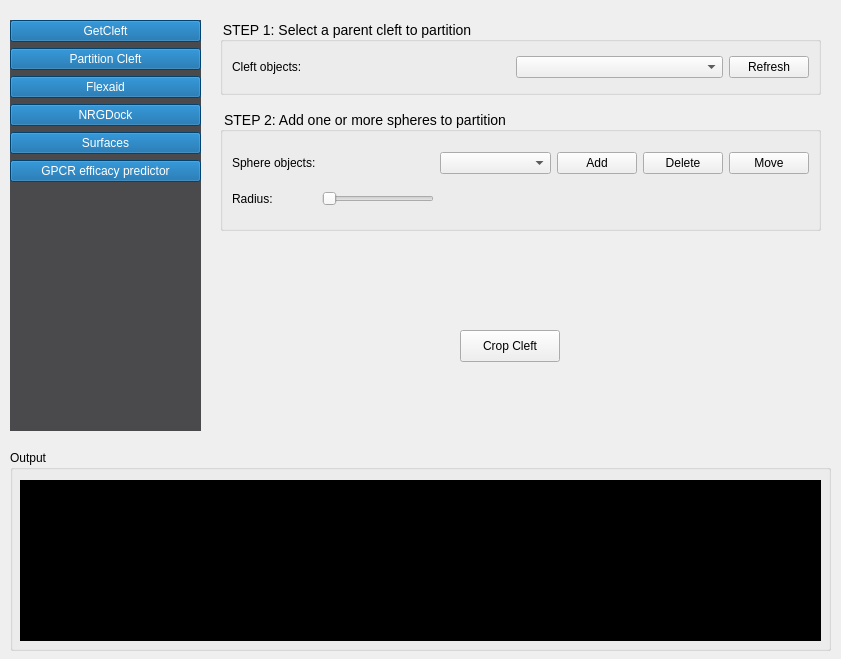
<?xml version="1.0" encoding="UTF-8"?>
<ui version="4.0">
 <class>Form</class>
 <widget class="QWidget" name="Form">
  <property name="geometry">
   <rect>
    <x>0</x>
    <y>0</y>
    <width>841</width>
    <height>659</height>
   </rect>
  </property>
  <property name="windowTitle">
   <string>NRGSuite_Qt v1.0</string>
  </property>
  <property name="autoFillBackground">
   <bool>false</bool>
  </property>
  <widget class="QWidget" name="verticalWidget" native="true">
   <property name="geometry">
    <rect>
     <x>10</x>
     <y>20</y>
     <width>191</width>
     <height>411</height>
    </rect>
   </property>
   <property name="styleSheet">
    <string notr="true">QWidget{
	background-color:rgb(74, 73, 75)
}
QPushButton{
	background-color: rgb(0,92,157);
	color:rgb(255, 255, 255)
}
QPushButton:checked{
	background-color: rgb(74, 73, 75);
	color:rgb(255, 255, 255)
}</string>
   </property>
   <layout class="QVBoxLayout" name="verticalLayout_2">
    <item>
     <widget class="QPushButton" name="button_getcleft">
      <property name="styleSheet">
       <string notr="true"/>
      </property>
      <property name="text">
       <string>GetCleft</string>
      </property>
      <property name="checkable">
       <bool>true</bool>
      </property>
      <property name="checked">
       <bool>false</bool>
      </property>
      <property name="autoExclusive">
       <bool>true</bool>
      </property>
     </widget>
    </item>
    <item>
     <widget class="QPushButton" name="button_partition_cleft">
      <property name="text">
       <string>Partition Cleft</string>
      </property>
      <property name="checkable">
       <bool>true</bool>
      </property>
      <property name="autoExclusive">
       <bool>true</bool>
      </property>
     </widget>
    </item>
    <item>
     <widget class="QPushButton" name="button_flexaid">
      <property name="text">
       <string>Flexaid</string>
      </property>
      <property name="checkable">
       <bool>true</bool>
      </property>
      <property name="autoExclusive">
       <bool>true</bool>
      </property>
     </widget>
    </item>
    <item>
     <widget class="QPushButton" name="button_nrgdock">
      <property name="text">
       <string>NRGDock</string>
      </property>
      <property name="checkable">
       <bool>true</bool>
      </property>
      <property name="autoExclusive">
       <bool>true</bool>
      </property>
     </widget>
    </item>
    <item>
     <widget class="QPushButton" name="button_Surfaces">
      <property name="text">
       <string>Surfaces</string>
      </property>
      <property name="checkable">
       <bool>true</bool>
      </property>
      <property name="autoExclusive">
       <bool>true</bool>
      </property>
     </widget>
    </item>
    <item>
     <widget class="QPushButton" name="button_gpcr">
      <property name="text">
       <string>GPCR efficacy predictor</string>
      </property>
      <property name="checkable">
       <bool>true</bool>
      </property>
      <property name="autoExclusive">
       <bool>true</bool>
      </property>
     </widget>
    </item>
    <item>
     <spacer name="verticalSpacer">
      <property name="orientation">
       <enum>Qt::Vertical</enum>
      </property>
      <property name="sizeHint" stdset="0">
       <size>
        <width>20</width>
        <height>40</height>
       </size>
      </property>
     </spacer>
    </item>
   </layout>
  </widget>
  <widget class="QGroupBox" name="groupBox">
   <property name="geometry">
    <rect>
     <x>10</x>
     <y>450</y>
     <width>821</width>
     <height>201</height>
    </rect>
   </property>
   <property name="title">
    <string>Output</string>
   </property>
   <widget class="QTextBrowser" name="output_box">
    <property name="geometry">
     <rect>
      <x>10</x>
      <y>30</y>
      <width>801</width>
      <height>161</height>
     </rect>
    </property>
    <property name="styleSheet">
     <string notr="true">background-color: rgb(0, 0, 0);
color:rgb(255, 255, 255);</string>
    </property>
   </widget>
  </widget>
  <widget class="QStackedWidget" name="stackedWidget">
   <property name="geometry">
    <rect>
     <x>200</x>
     <y>0</y>
     <width>631</width>
     <height>441</height>
    </rect>
   </property>
   <property name="currentIndex">
    <number>1</number>
   </property>
   <widget class="QWidget" name="page_3">
    <widget class="QGroupBox" name="groupBox_2">
     <property name="geometry">
      <rect>
       <x>20</x>
       <y>20</y>
       <width>601</width>
       <height>75</height>
      </rect>
     </property>
     <property name="styleSheet">
      <string notr="true">QGroupBox{
font-size:14px;
}</string>
     </property>
     <property name="title">
      <string>Select a structure</string>
     </property>
     <layout class="QGridLayout" name="gridLayout">
      <item row="0" column="1">
       <widget class="QComboBox" name="cleft_select_object"/>
      </item>
      <item row="0" column="0">
       <widget class="QLabel" name="label_27">
        <property name="text">
         <string>&lt;html&gt;&lt;head/&gt;&lt;body&gt;&lt;p&gt;PyMOL objects/selections: &lt;/p&gt;&lt;/body&gt;&lt;/html&gt;</string>
        </property>
       </widget>
      </item>
      <item row="0" column="2">
       <widget class="QPushButton" name="cleft_button_refresh">
        <property name="text">
         <string>Refresh</string>
        </property>
       </widget>
      </item>
     </layout>
    </widget>
    <widget class="QGroupBox" name="groupBox_3">
     <property name="geometry">
      <rect>
       <x>20</x>
       <y>110</y>
       <width>601</width>
       <height>281</height>
      </rect>
     </property>
     <property name="styleSheet">
      <string notr="true">QGroupBox{
font-size:14px;
}</string>
     </property>
     <property name="title">
      <string>Parameterisation</string>
     </property>
     <widget class="QLabel" name="label_24">
      <property name="geometry">
       <rect>
        <x>17</x>
        <y>162</y>
        <width>155</width>
        <height>16</height>
       </rect>
      </property>
      <property name="text">
       <string>&lt;html&gt;&lt;head/&gt;&lt;body&gt;&lt;p&gt;Number of clefts to show:&lt;/p&gt;&lt;/body&gt;&lt;/html&gt;</string>
      </property>
     </widget>
     <widget class="QLineEdit" name="input_max_cleft_show">
      <property name="geometry">
       <rect>
        <x>269</x>
        <y>162</y>
        <width>125</width>
        <height>21</height>
       </rect>
      </property>
      <property name="text">
       <string>5</string>
      </property>
      <property name="alignment">
       <set>Qt::AlignCenter</set>
      </property>
     </widget>
     <widget class="QLabel" name="label_29">
      <property name="geometry">
       <rect>
        <x>420</x>
        <y>100</y>
        <width>32</width>
        <height>16</height>
       </rect>
      </property>
      <property name="text">
       <string>&lt;html&gt;&lt;head/&gt;&lt;body&gt;&lt;p&gt;Max: &lt;/p&gt;&lt;/body&gt;&lt;/html&gt;</string>
      </property>
     </widget>
     <widget class="QLabel" name="label_25">
      <property name="geometry">
       <rect>
        <x>17</x>
        <y>100</y>
        <width>112</width>
        <height>16</height>
       </rect>
      </property>
      <property name="text">
       <string>&lt;html&gt;&lt;head/&gt;&lt;body&gt;&lt;p&gt;Insert sphere radii:&lt;/p&gt;&lt;/body&gt;&lt;/html&gt;</string>
      </property>
     </widget>
     <widget class="QLineEdit" name="input_min_radii">
      <property name="geometry">
       <rect>
        <x>269</x>
        <y>100</y>
        <width>125</width>
        <height>21</height>
       </rect>
      </property>
      <property name="text">
       <string>1.50</string>
      </property>
      <property name="alignment">
       <set>Qt::AlignCenter</set>
      </property>
     </widget>
     <widget class="QLabel" name="label_26">
      <property name="geometry">
       <rect>
        <x>17</x>
        <y>131</y>
        <width>199</width>
        <height>16</height>
       </rect>
      </property>
      <property name="text">
       <string>&lt;html&gt;&lt;head/&gt;&lt;body&gt;&lt;p&gt;Residue in contact (e.g. ALA13A):&lt;/p&gt;&lt;/body&gt;&lt;/html&gt;</string>
      </property>
     </widget>
     <widget class="QLineEdit" name="input_residue_in_contact">
      <property name="geometry">
       <rect>
        <x>269</x>
        <y>131</y>
        <width>125</width>
        <height>21</height>
       </rect>
      </property>
      <property name="alignment">
       <set>Qt::AlignCenter</set>
      </property>
     </widget>
     <widget class="QLabel" name="label_28">
      <property name="geometry">
       <rect>
        <x>230</x>
        <y>100</y>
        <width>29</width>
        <height>16</height>
       </rect>
      </property>
      <property name="text">
       <string>&lt;html&gt;&lt;head/&gt;&lt;body&gt;&lt;p&gt;Min: &lt;/p&gt;&lt;/body&gt;&lt;/html&gt;</string>
      </property>
     </widget>
     <widget class="QLineEdit" name="input_max_radii">
      <property name="geometry">
       <rect>
        <x>470</x>
        <y>100</y>
        <width>125</width>
        <height>21</height>
       </rect>
      </property>
      <property name="text">
       <string>4.00</string>
      </property>
      <property name="alignment">
       <set>Qt::AlignCenter</set>
      </property>
     </widget>
    </widget>
    <widget class="QWidget" name="horizontalLayoutWidget">
     <property name="geometry">
      <rect>
       <x>20</x>
       <y>400</y>
       <width>601</width>
       <height>41</height>
      </rect>
     </property>
     <layout class="QHBoxLayout" name="horizontalLayout">
      <item>
       <widget class="QPushButton" name="button_start">
        <property name="sizePolicy">
         <sizepolicy hsizetype="Expanding" vsizetype="Fixed">
          <horstretch>0</horstretch>
          <verstretch>0</verstretch>
         </sizepolicy>
        </property>
        <property name="styleSheet">
         <string notr="true"/>
        </property>
        <property name="text">
         <string>Start</string>
        </property>
        <property name="default">
         <bool>true</bool>
        </property>
       </widget>
      </item>
      <item>
       <spacer name="horizontalSpacer">
        <property name="orientation">
         <enum>Qt::Horizontal</enum>
        </property>
        <property name="sizeHint" stdset="0">
         <size>
          <width>40</width>
          <height>20</height>
         </size>
        </property>
       </spacer>
      </item>
      <item>
       <widget class="QPushButton" name="button_hide">
        <property name="text">
         <string>Hide</string>
        </property>
        <property name="checkable">
         <bool>true</bool>
        </property>
       </widget>
      </item>
      <item>
       <widget class="QPushButton" name="pushButton">
        <property name="text">
         <string>Clear</string>
        </property>
       </widget>
      </item>
     </layout>
    </widget>
   </widget>
   <widget class="QWidget" name="page">
    <widget class="QGroupBox" name="groupBox_6">
     <property name="geometry">
      <rect>
       <x>20</x>
       <y>20</y>
       <width>601</width>
       <height>75</height>
      </rect>
     </property>
     <property name="styleSheet">
      <string notr="true">QGroupBox{
font-size:14px;
}</string>
     </property>
     <property name="title">
      <string>STEP 1: Select a parent cleft to partition</string>
     </property>
     <layout class="QHBoxLayout" name="horizontalLayout_5">
      <item>
       <widget class="QLabel" name="label_36">
        <property name="text">
         <string>&lt;html&gt;&lt;head/&gt;&lt;body&gt;&lt;p&gt;Cleft objects:&lt;/p&gt;&lt;/body&gt;&lt;/html&gt;</string>
        </property>
       </widget>
      </item>
      <item>
       <spacer name="horizontalSpacer_3">
        <property name="orientation">
         <enum>Qt::Horizontal</enum>
        </property>
        <property name="sizeHint" stdset="0">
         <size>
          <width>40</width>
          <height>20</height>
         </size>
        </property>
       </spacer>
      </item>
      <item>
       <widget class="QComboBox" name="cleft_partition_select_object">
        <property name="sizePolicy">
         <sizepolicy hsizetype="MinimumExpanding" vsizetype="Fixed">
          <horstretch>0</horstretch>
          <verstretch>0</verstretch>
         </sizepolicy>
        </property>
       </widget>
      </item>
      <item>
       <widget class="QPushButton" name="cleft_partition_button_refresh">
        <property name="text">
         <string>Refresh</string>
        </property>
       </widget>
      </item>
     </layout>
    </widget>
    <widget class="QGroupBox" name="groupBox_7">
     <property name="geometry">
      <rect>
       <x>20</x>
       <y>110</y>
       <width>601</width>
       <height>121</height>
      </rect>
     </property>
     <property name="styleSheet">
      <string notr="true">QGroupBox{
font-size:14px;
}</string>
     </property>
     <property name="title">
      <string>STEP 2: Add one or more spheres to partition</string>
     </property>
     <layout class="QGridLayout" name="gridLayout_7">
      <item row="0" column="5">
       <widget class="QPushButton" name="cleft_partition_button_delete">
        <property name="text">
         <string>Delete</string>
        </property>
       </widget>
      </item>
      <item row="0" column="6">
       <widget class="QPushButton" name="cleft_partition_button_move">
        <property name="text">
         <string>Move</string>
        </property>
       </widget>
      </item>
      <item row="0" column="2">
       <spacer name="horizontalSpacer_2">
        <property name="orientation">
         <enum>Qt::Horizontal</enum>
        </property>
        <property name="sizeHint" stdset="0">
         <size>
          <width>40</width>
          <height>20</height>
         </size>
        </property>
       </spacer>
      </item>
      <item row="0" column="3">
       <widget class="QComboBox" name="partition_sphere_select">
        <property name="sizePolicy">
         <sizepolicy hsizetype="MinimumExpanding" vsizetype="Fixed">
          <horstretch>0</horstretch>
          <verstretch>0</verstretch>
         </sizepolicy>
        </property>
       </widget>
      </item>
      <item row="0" column="4">
       <widget class="QPushButton" name="cleft_partition_button_add">
        <property name="text">
         <string>Add</string>
        </property>
       </widget>
      </item>
      <item row="0" column="0">
       <widget class="QLabel" name="label">
        <property name="text">
         <string>Sphere objects:</string>
        </property>
       </widget>
      </item>
      <item row="1" column="0">
       <widget class="QLabel" name="label_2">
        <property name="text">
         <string>Radius:</string>
        </property>
       </widget>
      </item>
      <item row="1" column="2">
       <widget class="QSlider" name="cleft_partition_radius_slider">
        <property name="enabled">
         <bool>false</bool>
        </property>
        <property name="minimum">
         <number>50</number>
        </property>
        <property name="maximum">
         <number>100</number>
        </property>
        <property name="singleStep">
         <number>10</number>
        </property>
        <property name="orientation">
         <enum>Qt::Horizontal</enum>
        </property>
       </widget>
      </item>
     </layout>
    </widget>
    <widget class="QPushButton" name="cleft_partition_crop_button">
     <property name="geometry">
      <rect>
       <x>260</x>
       <y>330</y>
       <width>100</width>
       <height>32</height>
      </rect>
     </property>
     <property name="text">
      <string>Crop Cleft</string>
     </property>
    </widget>
   </widget>
   <widget class="QWidget" name="page_4">
    <widget class="QTabWidget" name="tabWidget_3">
     <property name="geometry">
      <rect>
       <x>10</x>
       <y>5</y>
       <width>621</width>
       <height>425</height>
      </rect>
     </property>
     <property name="acceptDrops">
      <bool>false</bool>
     </property>
     <property name="layoutDirection">
      <enum>Qt::LeftToRight</enum>
     </property>
     <property name="tabPosition">
      <enum>QTabWidget::North</enum>
     </property>
     <property name="tabShape">
      <enum>QTabWidget::Rounded</enum>
     </property>
     <property name="currentIndex">
      <number>1</number>
     </property>
     <property name="usesScrollButtons">
      <bool>false</bool>
     </property>
     <property name="tabsClosable">
      <bool>false</bool>
     </property>
     <widget class="QWidget" name="tab_5">
      <attribute name="title">
       <string>Settings</string>
      </attribute>
      <widget class="QWidget" name="formLayoutWidget">
       <property name="geometry">
        <rect>
         <x>100</x>
         <y>-1</y>
         <width>411</width>
         <height>401</height>
        </rect>
       </property>
       <layout class="QFormLayout" name="formLayout">
        <item row="0" column="0">
         <spacer name="verticalSpacer_3">
          <property name="orientation">
           <enum>Qt::Vertical</enum>
          </property>
          <property name="sizeHint" stdset="0">
           <size>
            <width>20</width>
            <height>40</height>
           </size>
          </property>
         </spacer>
        </item>
        <item row="1" column="0">
         <widget class="QLabel" name="label_31">
          <property name="text">
           <string>&lt;html&gt;&lt;head/&gt;&lt;body&gt;&lt;p&gt;Number of chromosomes:&lt;/p&gt;&lt;/body&gt;&lt;/html&gt;</string>
          </property>
         </widget>
        </item>
        <item row="1" column="1">
         <widget class="QLineEdit" name="input_num_chromosomes">
          <property name="text">
           <string>500</string>
          </property>
          <property name="alignment">
           <set>Qt::AlignCenter</set>
          </property>
         </widget>
        </item>
        <item row="2" column="0">
         <widget class="QLabel" name="label_32">
          <property name="text">
           <string>&lt;html&gt;&lt;head/&gt;&lt;body&gt;&lt;p&gt;Number of generations:&lt;/p&gt;&lt;/body&gt;&lt;/html&gt;</string>
          </property>
         </widget>
        </item>
        <item row="2" column="1">
         <widget class="QLineEdit" name="input_num_generations">
          <property name="text">
           <string>500</string>
          </property>
          <property name="alignment">
           <set>Qt::AlignCenter</set>
          </property>
         </widget>
        </item>
        <item row="3" column="0">
         <spacer name="verticalSpacer_4">
          <property name="orientation">
           <enum>Qt::Vertical</enum>
          </property>
          <property name="sizeHint" stdset="0">
           <size>
            <width>20</width>
            <height>40</height>
           </size>
          </property>
         </spacer>
        </item>
       </layout>
      </widget>
     </widget>
     <widget class="QWidget" name="tab_6">
      <attribute name="title">
       <string>Simulate</string>
      </attribute>
      <widget class="QGroupBox" name="groupBox_4">
       <property name="geometry">
        <rect>
         <x>10</x>
         <y>10</y>
         <width>601</width>
         <height>141</height>
        </rect>
       </property>
       <property name="title">
        <string>Input Files</string>
       </property>
       <widget class="QWidget" name="gridLayoutWidget">
        <property name="geometry">
         <rect>
          <x>20</x>
          <y>40</y>
          <width>571</width>
          <height>81</height>
         </rect>
        </property>
        <layout class="QGridLayout" name="gridLayout_4">
         <item row="1" column="0">
          <widget class="QLabel" name="label_34">
           <property name="text">
            <string>&lt;html&gt;&lt;head/&gt;&lt;body&gt;&lt;p&gt;Ligand: &lt;/p&gt;&lt;/body&gt;&lt;/html&gt;</string>
           </property>
          </widget>
         </item>
         <item row="1" column="1">
          <widget class="QComboBox" name="flexaid_select_ligand"/>
         </item>
         <item row="0" column="0">
          <widget class="QLabel" name="label_33">
           <property name="text">
            <string>&lt;html&gt;&lt;head/&gt;&lt;body&gt;&lt;p&gt;Target: &lt;/p&gt;&lt;/body&gt;&lt;/html&gt;</string>
           </property>
          </widget>
         </item>
         <item row="0" column="1">
          <widget class="QComboBox" name="flexaid_select_target">
           <property name="sizePolicy">
            <sizepolicy hsizetype="Minimum" vsizetype="Fixed">
             <horstretch>0</horstretch>
             <verstretch>0</verstretch>
            </sizepolicy>
           </property>
          </widget>
         </item>
         <item row="0" column="2">
          <widget class="QPushButton" name="flexaid_target_refresh">
           <property name="sizePolicy">
            <sizepolicy hsizetype="Maximum" vsizetype="Fixed">
             <horstretch>0</horstretch>
             <verstretch>0</verstretch>
            </sizepolicy>
           </property>
           <property name="text">
            <string>Refresh</string>
           </property>
          </widget>
         </item>
         <item row="1" column="2">
          <widget class="QPushButton" name="flexaid_ligand_refresh">
           <property name="sizePolicy">
            <sizepolicy hsizetype="Maximum" vsizetype="Fixed">
             <horstretch>0</horstretch>
             <verstretch>0</verstretch>
            </sizepolicy>
           </property>
           <property name="text">
            <string>Refresh</string>
           </property>
          </widget>
         </item>
        </layout>
       </widget>
      </widget>
      <widget class="QGroupBox" name="groupBox_5">
       <property name="geometry">
        <rect>
         <x>10</x>
         <y>160</y>
         <width>601</width>
         <height>111</height>
        </rect>
       </property>
       <property name="title">
        <string>Binding site</string>
       </property>
       <widget class="QWidget" name="gridLayoutWidget_2">
        <property name="geometry">
         <rect>
          <x>19</x>
          <y>39</y>
          <width>571</width>
          <height>51</height>
         </rect>
        </property>
        <layout class="QGridLayout" name="gridLayout_5">
         <item row="0" column="1">
          <widget class="QComboBox" name="flexaid_select_binding_site">
           <property name="sizePolicy">
            <sizepolicy hsizetype="Minimum" vsizetype="Fixed">
             <horstretch>0</horstretch>
             <verstretch>0</verstretch>
            </sizepolicy>
           </property>
          </widget>
         </item>
         <item row="0" column="0">
          <widget class="QLabel" name="label_35">
           <property name="text">
            <string>&lt;html&gt;&lt;head/&gt;&lt;body&gt;&lt;p&gt;Binding site:&lt;/p&gt;&lt;/body&gt;&lt;/html&gt;</string>
           </property>
          </widget>
         </item>
         <item row="0" column="2">
          <widget class="QPushButton" name="flexaid_binding_site_refresh">
           <property name="sizePolicy">
            <sizepolicy hsizetype="Maximum" vsizetype="Fixed">
             <horstretch>0</horstretch>
             <verstretch>0</verstretch>
            </sizepolicy>
           </property>
           <property name="text">
            <string>Refresh</string>
           </property>
          </widget>
         </item>
        </layout>
       </widget>
      </widget>
      <widget class="QWidget" name="horizontalLayoutWidget_2">
       <property name="geometry">
        <rect>
         <x>9</x>
         <y>310</y>
         <width>601</width>
         <height>80</height>
        </rect>
       </property>
       <layout class="QHBoxLayout" name="horizontalLayout_3">
        <item>
         <widget class="QPushButton" name="flexaid_button_start">
          <property name="sizePolicy">
           <sizepolicy hsizetype="Minimum" vsizetype="Fixed">
            <horstretch>0</horstretch>
            <verstretch>0</verstretch>
           </sizepolicy>
          </property>
          <property name="text">
           <string>Start</string>
          </property>
          <property name="default">
           <bool>true</bool>
          </property>
          <property name="flat">
           <bool>false</bool>
          </property>
         </widget>
        </item>
       </layout>
      </widget>
     </widget>
    </widget>
   </widget>
  </widget>
 </widget>
 <resources/>
 <connections/>
</ui>
